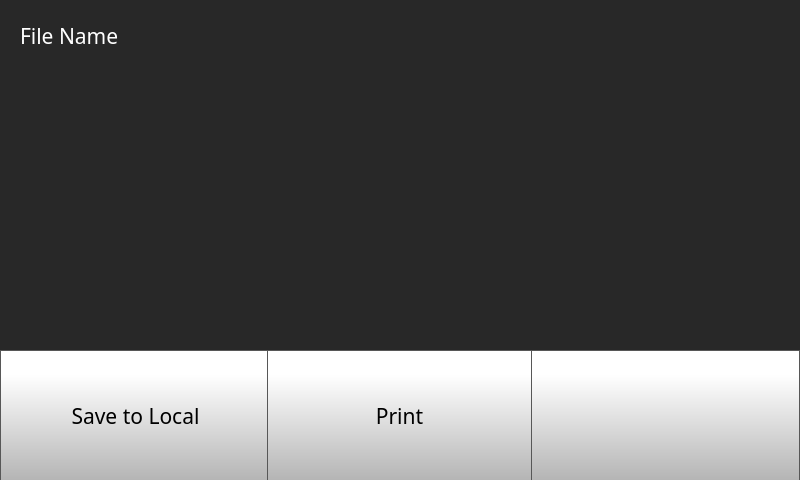
<?xml version="1.0" encoding="UTF-8"?>
<ui version="4.0">
 <class>localUSB</class>
 <widget class="QWidget" name="localUSB">
  <property name="geometry">
   <rect>
    <x>0</x>
    <y>0</y>
    <width>800</width>
    <height>480</height>
   </rect>
  </property>
  <property name="minimumSize">
   <size>
    <width>800</width>
    <height>480</height>
   </size>
  </property>
  <property name="maximumSize">
   <size>
    <width>800</width>
    <height>480</height>
   </size>
  </property>
  <property name="windowTitle">
   <string>Form</string>
  </property>
  <widget class="QStackedWidget" name="stackedWidget">
   <property name="geometry">
    <rect>
     <x>0</x>
     <y>0</y>
     <width>800</width>
     <height>480</height>
    </rect>
   </property>
   <property name="minimumSize">
    <size>
     <width>800</width>
     <height>480</height>
    </size>
   </property>
   <property name="maximumSize">
    <size>
     <width>800</width>
     <height>480</height>
    </size>
   </property>
   <property name="styleSheet">
    <string notr="true">background-color: rgb(40, 40, 40);
</string>
   </property>
   <property name="currentIndex">
    <number>2</number>
   </property>
   <widget class="QWidget" name="fileListLocalPage">
    <widget class="QPushButton" name="USBStorageBackButton">
     <property name="geometry">
      <rect>
       <x>690</x>
       <y>330</y>
       <width>111</width>
       <height>151</height>
      </rect>
     </property>
     <property name="minimumSize">
      <size>
       <width>0</width>
       <height>0</height>
      </size>
     </property>
     <property name="font">
      <font>
       <family>Gotham Light</family>
       <pointsize>20</pointsize>
      </font>
     </property>
     <property name="styleSheet">
      <string notr="true">QPushButton {
        border: 1px solid rgb(87, 87, 87);
	background-color: qlineargradient(spread:pad, x1:0, y1:1, x2:0, y2:0.188, stop:0 rgba(180, 180, 180, 255), stop:1 rgba(255, 255, 255, 255));


}

QPushButton:pressed {
    background-color: qlineargradient(x1: 0, y1: 0, x2: 0, y2: 1,
                                      stop: 0 #dadbde, stop: 1 #f6f7fa);
}

QPushButton:flat {
    border: none; /* no border for a flat push button */
}

QPushButton:default {
    border-color: navy; /* make the default button prominent */
}

QPushButton:focus {
	outline: none;
}</string>
     </property>
     <property name="text">
      <string/>
     </property>
     <property name="icon">
      <iconset resource="../resources/resource.qrc">
       <normaloff>:/Navigation/img/Navigation/arrows-4.png</normaloff>:/Navigation/img/Navigation/arrows-4.png</iconset>
     </property>
     <property name="iconSize">
      <size>
       <width>70</width>
       <height>70</height>
      </size>
     </property>
     <property name="checkable">
      <bool>false</bool>
     </property>
     <property name="autoDefault">
      <bool>false</bool>
     </property>
     <property name="default">
      <bool>false</bool>
     </property>
     <property name="flat">
      <bool>false</bool>
     </property>
    </widget>
    <widget class="QPushButton" name="USBStorageScrollDown">
     <property name="geometry">
      <rect>
       <x>590</x>
       <y>240</y>
       <width>101</width>
       <height>241</height>
      </rect>
     </property>
     <property name="minimumSize">
      <size>
       <width>0</width>
       <height>0</height>
      </size>
     </property>
     <property name="font">
      <font>
       <family>Gotham Light</family>
       <pointsize>20</pointsize>
      </font>
     </property>
     <property name="styleSheet">
      <string notr="true">QPushButton {
     border: 1px solid rgb(87, 87, 87);
	background-color: qlineargradient(spread:pad, x1:0, y1:1, x2:0, y2:0.188, stop:0 rgba(180, 180, 180, 255), stop:1 rgba(255, 255, 255, 255));


}

QPushButton:pressed {
    background-color: qlineargradient(x1: 0, y1: 0, x2: 0, y2: 1,
                                      stop: 0 #dadbde, stop: 1 #f6f7fa);
}

QPushButton:flat {
    border: none; /* no border for a flat push button */
}

QPushButton:default {
    border-color: navy; /* make the default button prominent */
}

QPushButton:focus {
	outline: none;
}</string>
     </property>
     <property name="text">
      <string/>
     </property>
     <property name="icon">
      <iconset resource="../resources/resource.qrc">
       <normaloff>:/Navigation/img/Navigation/arrows-5.png</normaloff>:/Navigation/img/Navigation/arrows-5.png</iconset>
     </property>
     <property name="iconSize">
      <size>
       <width>70</width>
       <height>70</height>
      </size>
     </property>
     <property name="checkable">
      <bool>false</bool>
     </property>
     <property name="autoRepeat">
      <bool>true</bool>
     </property>
     <property name="autoExclusive">
      <bool>false</bool>
     </property>
     <property name="autoDefault">
      <bool>false</bool>
     </property>
     <property name="default">
      <bool>false</bool>
     </property>
     <property name="flat">
      <bool>false</bool>
     </property>
    </widget>
    <widget class="QPushButton" name="USBStorageSelectButton">
     <property name="geometry">
      <rect>
       <x>690</x>
       <y>0</y>
       <width>111</width>
       <height>151</height>
      </rect>
     </property>
     <property name="minimumSize">
      <size>
       <width>0</width>
       <height>0</height>
      </size>
     </property>
     <property name="font">
      <font>
       <family>Gotham Light</family>
       <pointsize>20</pointsize>
      </font>
     </property>
     <property name="styleSheet">
      <string notr="true">QPushButton {
     border: 1px solid rgb(87, 87, 87);
	background-color: qlineargradient(spread:pad, x1:0, y1:1, x2:0, y2:0.188, stop:0 rgba(180, 180, 180, 255), stop:1 rgba(255, 255, 255, 255));


}

QPushButton:pressed {
    background-color: qlineargradient(x1: 0, y1: 0, x2: 0, y2: 1,
                                      stop: 0 #dadbde, stop: 1 #f6f7fa);
}

QPushButton:flat {
    border: none; /* no border for a flat push button */
}

QPushButton:default {
    border-color: navy; /* make the default button prominent */
}

QPushButton:focus {
	outline: none;
}</string>
     </property>
     <property name="text">
      <string/>
     </property>
     <property name="icon">
      <iconset resource="../resources/resource.qrc">
       <normaloff>:/Icons/img/icons/verification-mark.png</normaloff>:/Icons/img/icons/verification-mark.png</iconset>
     </property>
     <property name="iconSize">
      <size>
       <width>70</width>
       <height>70</height>
      </size>
     </property>
     <property name="checkable">
      <bool>false</bool>
     </property>
     <property name="autoDefault">
      <bool>false</bool>
     </property>
     <property name="default">
      <bool>false</bool>
     </property>
     <property name="flat">
      <bool>false</bool>
     </property>
    </widget>
    <widget class="QPushButton" name="USBStorageScrollUp">
     <property name="geometry">
      <rect>
       <x>590</x>
       <y>0</y>
       <width>101</width>
       <height>241</height>
      </rect>
     </property>
     <property name="minimumSize">
      <size>
       <width>0</width>
       <height>0</height>
      </size>
     </property>
     <property name="font">
      <font>
       <family>Gotham Light</family>
       <pointsize>20</pointsize>
      </font>
     </property>
     <property name="styleSheet">
      <string notr="true">QPushButton {

     border: 1px solid rgb(87, 87, 87);
	background-color: qlineargradient(spread:pad, x1:0, y1:1, x2:0, y2:0.188, stop:0 rgba(180, 180, 180, 255), stop:1 rgba(255, 255, 255, 255));

}

QPushButton:pressed {
    background-color: qlineargradient(x1: 0, y1: 0, x2: 0, y2: 1,
                                      stop: 0 #dadbde, stop: 1 #f6f7fa);
}

QPushButton:flat {
    border: none; /* no border for a flat push button */
}

QPushButton:default {
    border-color: navy; /* make the default button prominent */
}

QPushButton:focus {
	outline: none;
}</string>
     </property>
     <property name="text">
      <string/>
     </property>
     <property name="icon">
      <iconset resource="../resources/resource.qrc">
       <normaloff>:/Navigation/img/Navigation/arrows.png</normaloff>:/Navigation/img/Navigation/arrows.png</iconset>
     </property>
     <property name="iconSize">
      <size>
       <width>70</width>
       <height>70</height>
      </size>
     </property>
     <property name="checkable">
      <bool>false</bool>
     </property>
     <property name="autoRepeat">
      <bool>true</bool>
     </property>
     <property name="autoExclusive">
      <bool>false</bool>
     </property>
     <property name="autoDefault">
      <bool>false</bool>
     </property>
     <property name="default">
      <bool>false</bool>
     </property>
     <property name="flat">
      <bool>false</bool>
     </property>
    </widget>
    <widget class="QPushButton" name="USBStorageSaveButton">
     <property name="geometry">
      <rect>
       <x>690</x>
       <y>150</y>
       <width>111</width>
       <height>181</height>
      </rect>
     </property>
     <property name="minimumSize">
      <size>
       <width>0</width>
       <height>0</height>
      </size>
     </property>
     <property name="font">
      <font>
       <family>Gotham Light</family>
       <pointsize>20</pointsize>
      </font>
     </property>
     <property name="styleSheet">
      <string notr="true">QPushButton {
     border: 1px solid rgb(87, 87, 87);
	background-color: qlineargradient(spread:pad, x1:0, y1:1, x2:0, y2:0.188, stop:0 rgba(180, 180, 180, 255), stop:1 rgba(255, 255, 255, 255));

}

QPushButton:pressed {
    background-color: qlineargradient(x1: 0, y1: 0, x2: 0, y2: 1,
                                      stop: 0 #dadbde, stop: 1 #f6f7fa);
}

QPushButton:flat {
    border: none; /* no border for a flat push button */
}

QPushButton:default {
    border-color: navy; /* make the default button prominent */
}

QPushButton:focus {
	outline: none;
}</string>
     </property>
     <property name="text">
      <string/>
     </property>
     <property name="icon">
      <iconset resource="../resources/resource.qrc">
       <normaloff>:/Icons/img/icons/delete.png</normaloff>:/Icons/img/icons/delete.png</iconset>
     </property>
     <property name="iconSize">
      <size>
       <width>70</width>
       <height>70</height>
      </size>
     </property>
     <property name="checkable">
      <bool>false</bool>
     </property>
     <property name="autoDefault">
      <bool>false</bool>
     </property>
     <property name="default">
      <bool>false</bool>
     </property>
     <property name="flat">
      <bool>false</bool>
     </property>
    </widget>
    <widget class="QListWidget" name="fileListWidgetUSB">
     <property name="geometry">
      <rect>
       <x>0</x>
       <y>0</y>
       <width>591</width>
       <height>481</height>
      </rect>
     </property>
     <property name="font">
      <font>
       <family>Gotham</family>
       <pointsize>20</pointsize>
      </font>
     </property>
     <property name="styleSheet">
      <string notr="true">

QListView {
    show-decoration-selected: 1; /* make the selection span the entire width
 of the view */
	background-color: rgb(255, 255, 255);
outline: none;
}

QListView::item:!selected {
	color: black;
outline: none;
}

QListView::item:selected {
    border:  rgb(182, 182, 182);
	color: rgb(255, 255, 255);
	background-color: rgb(40, 40, 40);
outline: none;
}

QListView::item:selected:!active {
     border: 1px solid rgb(182, 182, 182);
	background-color: rgb(40,40,40);
outline: none;

}

QListView::item:selected:active {
     border: 1px solid  rgb(182, 182, 182);
	background-color: rgb(40,40,40);
outline: none;
}

QListView::item:selected:focus {
	outline: none;
}
</string>
     </property>
     <property name="frameShape">
      <enum>QFrame::NoFrame</enum>
     </property>
     <property name="frameShadow">
      <enum>QFrame::Plain</enum>
     </property>
     <property name="verticalScrollBarPolicy">
      <enum>Qt::ScrollBarAlwaysOff</enum>
     </property>
     <property name="horizontalScrollBarPolicy">
      <enum>Qt::ScrollBarAlwaysOff</enum>
     </property>
     <property name="autoScrollMargin">
      <number>4</number>
     </property>
     <property name="verticalScrollMode">
      <enum>QAbstractItemView::ScrollPerItem</enum>
     </property>
     <property name="spacing">
      <number>8</number>
     </property>
    </widget>
   </widget>
   <widget class="QWidget" name="printLocationPage">
    <widget class="QPushButton" name="printLocationScreenBackButton">
     <property name="geometry">
      <rect>
       <x>529</x>
       <y>350</y>
       <width>271</width>
       <height>131</height>
      </rect>
     </property>
     <property name="minimumSize">
      <size>
       <width>0</width>
       <height>0</height>
      </size>
     </property>
     <property name="font">
      <font>
       <family>Gotham Light</family>
       <pointsize>16</pointsize>
      </font>
     </property>
     <property name="styleSheet">
      <string notr="true">QPushButton {
     border: 1px solid rgb(87, 87, 87);
	background-color: qlineargradient(spread:pad, x1:0, y1:1, x2:0, y2:0.188, stop:0 rgba(180, 180, 180, 255), stop:1 rgba(255, 255, 255, 255));


}

QPushButton:pressed {
    background-color: qlineargradient(x1: 0, y1: 0, x2: 0, y2: 1,
                                      stop: 0 #dadbde, stop: 1 #f6f7fa);
}

QPushButton:flat {
    border: none; /* no border for a flat push button */
}

QPushButton:default {
    border-color: navy; /* make the default button prominent */
}</string>
     </property>
     <property name="text">
      <string/>
     </property>
     <property name="icon">
      <iconset resource="../resources/resource.qrc">
       <normaloff>:/Navigation/img/Navigation/arrows-4.png</normaloff>:/Navigation/img/Navigation/arrows-4.png</iconset>
     </property>
     <property name="iconSize">
      <size>
       <width>70</width>
       <height>70</height>
      </size>
     </property>
     <property name="checkable">
      <bool>false</bool>
     </property>
     <property name="autoDefault">
      <bool>false</bool>
     </property>
     <property name="default">
      <bool>false</bool>
     </property>
     <property name="flat">
      <bool>false</bool>
     </property>
    </widget>
    <widget class="QPushButton" name="fromUsbButton">
     <property name="geometry">
      <rect>
       <x>267</x>
       <y>350</y>
       <width>265</width>
       <height>131</height>
      </rect>
     </property>
     <property name="font">
      <font>
       <family>Gotham</family>
       <pointsize>16</pointsize>
      </font>
     </property>
     <property name="styleSheet">
      <string notr="true">QPushButton {
     border: 1px solid rgb(87, 87, 87);
	background-color: qlineargradient(spread:pad, x1:0, y1:1, x2:0, y2:0.188, stop:0 rgba(180, 180, 180, 255), stop:1 rgba(255, 255, 255, 255));



}

QPushButton:pressed {
    background-color: qlineargradient(x1: 0, y1: 0, x2: 0, y2: 1,
                                      stop: 0 #dadbde, stop: 1 #f6f7fa);
}

QPushButton:flat {
    border: none; /* no border for a flat push button */
}

QPushButton:default {
    border-color: navy; /* make the default button prominent */
}</string>
     </property>
     <property name="text">
      <string>USB</string>
     </property>
     <property name="icon">
      <iconset resource="../resources/resource.qrc">
       <normaloff>:/Icons/img/icons/usb.png</normaloff>:/Icons/img/icons/usb.png</iconset>
     </property>
     <property name="iconSize">
      <size>
       <width>70</width>
       <height>70</height>
      </size>
     </property>
    </widget>
    <widget class="QLabel" name="printFromLabel">
     <property name="geometry">
      <rect>
       <x>30</x>
       <y>80</y>
       <width>231</width>
       <height>31</height>
      </rect>
     </property>
     <property name="font">
      <font>
       <family>Gotham</family>
       <pointsize>16</pointsize>
       <bold>false</bold>
      </font>
     </property>
     <property name="styleSheet">
      <string notr="true">color: rgb(255, 255, 255);</string>
     </property>
     <property name="text">
      <string>Print From :</string>
     </property>
    </widget>
    <widget class="QPushButton" name="fromLocalButton">
     <property name="geometry">
      <rect>
       <x>0</x>
       <y>350</y>
       <width>271</width>
       <height>131</height>
      </rect>
     </property>
     <property name="font">
      <font>
       <family>Gotham</family>
       <pointsize>16</pointsize>
      </font>
     </property>
     <property name="styleSheet">
      <string notr="true">QPushButton {
     border: 1px solid rgb(87, 87, 87);
	background-color: qlineargradient(spread:pad, x1:0, y1:1, x2:0, y2:0.188, stop:0 rgba(180, 180, 180, 255), stop:1 rgba(255, 255, 255, 255));



}

QPushButton:pressed {
    background-color: qlineargradient(x1: 0, y1: 0, x2: 0, y2: 1,
                                      stop: 0 #dadbde, stop: 1 #f6f7fa);
}

QPushButton:flat {
    border: none; /* no border for a flat push button */
}

QPushButton:default {
    border-color: navy; /* make the default button prominent */
}</string>
     </property>
     <property name="text">
      <string>Local </string>
     </property>
     <property name="icon">
      <iconset resource="../resources/resource.qrc">
       <normaloff>:/Icons/img/icons/folder.png</normaloff>:/Icons/img/icons/folder.png</iconset>
     </property>
     <property name="iconSize">
      <size>
       <width>70</width>
       <height>70</height>
      </size>
     </property>
    </widget>
   </widget>
   <widget class="QWidget" name="printSelectedUSBPage">
    <widget class="QToolButton" name="fileSelectedUSBTransferButton">
     <property name="geometry">
      <rect>
       <x>0</x>
       <y>350</y>
       <width>271</width>
       <height>131</height>
      </rect>
     </property>
     <property name="minimumSize">
      <size>
       <width>0</width>
       <height>0</height>
      </size>
     </property>
     <property name="font">
      <font>
       <family>Gotham</family>
       <pointsize>16</pointsize>
      </font>
     </property>
     <property name="styleSheet">
      <string notr="true">QToolButton {
    border: 1px solid rgb(87, 87, 87);
	background-color: qlineargradient(spread:pad, x1:0, y1:1, x2:0, y2:0.188, stop:0 rgba(180, 180, 180, 255), stop:1 rgba(255, 255, 255, 255));
}

QToolButton:pressed {
    background-color: qlineargradient(x1: 0, y1: 0, x2: 0, y2: 1,
                                      stop: 0 #dadbde, stop: 1 #f6f7fa);
}

QToolButton:flat {
    border: none; /* no border for a flat push button */
}

QToolButton:default {
    border-color: navy; /* make the default button prominent */
}</string>
     </property>
     <property name="text">
      <string>Save to Local</string>
     </property>
     <property name="icon">
      <iconset resource="../resources/resource.qrc">
       <normaloff>:/Icons/img/icons/icon.png</normaloff>:/Icons/img/icons/icon.png</iconset>
     </property>
     <property name="iconSize">
      <size>
       <width>70</width>
       <height>70</height>
      </size>
     </property>
     <property name="checkable">
      <bool>false</bool>
     </property>
     <property name="toolButtonStyle">
      <enum>Qt::ToolButtonTextUnderIcon</enum>
     </property>
    </widget>
    <widget class="QPushButton" name="fileSelectedUSBBackButton">
     <property name="geometry">
      <rect>
       <x>529</x>
       <y>350</y>
       <width>271</width>
       <height>131</height>
      </rect>
     </property>
     <property name="minimumSize">
      <size>
       <width>0</width>
       <height>0</height>
      </size>
     </property>
     <property name="font">
      <font>
       <family>Gotham</family>
       <pointsize>16</pointsize>
      </font>
     </property>
     <property name="styleSheet">
      <string notr="true">QPushButton {
    border: 1px solid rgb(87, 87, 87);

	background-color: qlineargradient(spread:pad, x1:0, y1:1, x2:0, y2:0.188, stop:0 rgba(180, 180, 180, 255), stop:1 rgba(255, 255, 255, 255));
}

QPushButton:pressed {
    background-color: qlineargradient(x1: 0, y1: 0, x2: 0, y2: 1,
                                      stop: 0 #dadbde, stop: 1 #f6f7fa);
}

QPushButton:flat {
    border: none; /* no border for a flat push button */
}

QPushButton:default {
    border-color: navy; /* make the default button prominent */
}</string>
     </property>
     <property name="text">
      <string/>
     </property>
     <property name="icon">
      <iconset resource="../resources/resource.qrc">
       <normaloff>:/Navigation/img/Navigation/arrows-4.png</normaloff>:/Navigation/img/Navigation/arrows-4.png</iconset>
     </property>
     <property name="iconSize">
      <size>
       <width>70</width>
       <height>70</height>
      </size>
     </property>
     <property name="checkable">
      <bool>false</bool>
     </property>
     <property name="autoDefault">
      <bool>false</bool>
     </property>
     <property name="default">
      <bool>false</bool>
     </property>
     <property name="flat">
      <bool>false</bool>
     </property>
    </widget>
    <widget class="QLabel" name="printPreviewSelectedUSB">
     <property name="geometry">
      <rect>
       <x>270</x>
       <y>20</y>
       <width>261</width>
       <height>271</height>
      </rect>
     </property>
     <property name="font">
      <font>
       <family>Gotham</family>
       <pointsize>16</pointsize>
      </font>
     </property>
     <property name="styleSheet">
      <string notr="true">background-color: rgba(255, 255, 255, 0);</string>
     </property>
     <property name="text">
      <string/>
     </property>
     <property name="pixmap">
      <pixmap resource="../resources/resource.qrc">:/Logos &amp; Branding/img/Logos/thumbnail.png</pixmap>
     </property>
     <property name="scaledContents">
      <bool>true</bool>
     </property>
    </widget>
    <widget class="QToolButton" name="fileSelectedUSBPrintButton">
     <property name="geometry">
      <rect>
       <x>267</x>
       <y>350</y>
       <width>265</width>
       <height>131</height>
      </rect>
     </property>
     <property name="minimumSize">
      <size>
       <width>0</width>
       <height>0</height>
      </size>
     </property>
     <property name="font">
      <font>
       <family>Gotham</family>
       <pointsize>16</pointsize>
      </font>
     </property>
     <property name="styleSheet">
      <string notr="true">QToolButton {
    border: 1px solid rgb(87, 87, 87);
	background-color: qlineargradient(spread:pad, x1:0, y1:1, x2:0, y2:0.188, stop:0 rgba(180, 180, 180, 255), stop:1 rgba(255, 255, 255, 255));
}

QToolButton:pressed {
    background-color: qlineargradient(x1: 0, y1: 0, x2: 0, y2: 1,
                                      stop: 0 #dadbde, stop: 1 #f6f7fa);
}

QToolButton:flat {
    border: none; /* no border for a flat push button */
}

QToolButton:default {
    border-color: navy; /* make the default button prominent */
}</string>
     </property>
     <property name="text">
      <string>Print</string>
     </property>
     <property name="icon">
      <iconset resource="../resources/resource.qrc">
       <normaloff>:/Icons/img/icons/printer.png</normaloff>:/Icons/img/icons/printer.png</iconset>
     </property>
     <property name="iconSize">
      <size>
       <width>70</width>
       <height>70</height>
      </size>
     </property>
     <property name="checkable">
      <bool>false</bool>
     </property>
     <property name="toolButtonStyle">
      <enum>Qt::ToolButtonTextUnderIcon</enum>
     </property>
    </widget>
    <widget class="QLabel" name="fileSelectedUSBName">
     <property name="geometry">
      <rect>
       <x>20</x>
       <y>20</y>
       <width>481</width>
       <height>31</height>
      </rect>
     </property>
     <property name="font">
      <font>
       <family>Gotham</family>
       <pointsize>16</pointsize>
       <bold>false</bold>
      </font>
     </property>
     <property name="styleSheet">
      <string notr="true">color: rgb(255, 255, 255);
background-color: rgba(255, 255, 255, 0);</string>
     </property>
     <property name="text">
      <string>File Name</string>
     </property>
    </widget>
   </widget>
   <widget class="QWidget" name="printSelectedLocalPage">
    <widget class="QLabel" name="fileDateSelected">
     <property name="geometry">
      <rect>
       <x>180</x>
       <y>160</y>
       <width>201</width>
       <height>21</height>
      </rect>
     </property>
     <property name="font">
      <font>
       <family>Gotham</family>
       <pointsize>16</pointsize>
       <bold>false</bold>
      </font>
     </property>
     <property name="styleSheet">
      <string notr="true">color: rgb(255, 255, 255);
background-color: rgba(255, 255, 255, 0);</string>
     </property>
     <property name="text">
      <string>Date</string>
     </property>
     <property name="scaledContents">
      <bool>true</bool>
     </property>
    </widget>
    <widget class="QLabel" name="filamentVolumeSelected">
     <property name="geometry">
      <rect>
       <x>180</x>
       <y>260</y>
       <width>161</width>
       <height>21</height>
      </rect>
     </property>
     <property name="font">
      <font>
       <family>Gotham</family>
       <pointsize>16</pointsize>
       <bold>false</bold>
      </font>
     </property>
     <property name="styleSheet">
      <string notr="true">color: rgb(255, 255, 255);
background-color: rgba(255, 255, 255, 0);</string>
     </property>
     <property name="text">
      <string>Fil. Volume</string>
     </property>
     <property name="scaledContents">
      <bool>true</bool>
     </property>
    </widget>
    <widget class="QLabel" name="fileSizeSelected">
     <property name="geometry">
      <rect>
       <x>180</x>
       <y>130</y>
       <width>161</width>
       <height>21</height>
      </rect>
     </property>
     <property name="font">
      <font>
       <family>Gotham</family>
       <pointsize>16</pointsize>
       <bold>false</bold>
      </font>
     </property>
     <property name="styleSheet">
      <string notr="true">color: rgb(255, 255, 255);
background-color: rgba(255, 255, 255, 0);</string>
     </property>
     <property name="text">
      <string>Size</string>
     </property>
     <property name="scaledContents">
      <bool>true</bool>
     </property>
    </widget>
    <widget class="QToolButton" name="fileSelectedPrintButton">
     <property name="geometry">
      <rect>
       <x>0</x>
       <y>360</y>
       <width>401</width>
       <height>121</height>
      </rect>
     </property>
     <property name="minimumSize">
      <size>
       <width>0</width>
       <height>0</height>
      </size>
     </property>
     <property name="font">
      <font>
       <family>Gotham</family>
       <pointsize>16</pointsize>
      </font>
     </property>
     <property name="styleSheet">
      <string notr="true">QToolButton {
    border: 1px solid rgb(87, 87, 87);
	background-color: qlineargradient(spread:pad, x1:0, y1:1, x2:0, y2:0.188, stop:0 rgba(180, 180, 180, 255), stop:1 rgba(255, 255, 255, 255));
}

QToolButton:pressed {
    background-color: qlineargradient(x1: 0, y1: 0, x2: 0, y2: 1,
                                      stop: 0 #dadbde, stop: 1 #f6f7fa);
}

QToolButton:flat {
    border: none; /* no border for a flat push button */
}

QToolButton:default {
    border-color: navy; /* make the default button prominent */
}</string>
     </property>
     <property name="text">
      <string>Print</string>
     </property>
     <property name="icon">
      <iconset resource="../resources/resource.qrc">
       <normaloff>:/Icons/img/icons/printer.png</normaloff>:/Icons/img/icons/printer.png</iconset>
     </property>
     <property name="iconSize">
      <size>
       <width>70</width>
       <height>70</height>
      </size>
     </property>
     <property name="checkable">
      <bool>false</bool>
     </property>
     <property name="toolButtonStyle">
      <enum>Qt::ToolButtonTextUnderIcon</enum>
     </property>
    </widget>
    <widget class="QLabel" name="fileSelected">
     <property name="geometry">
      <rect>
       <x>10</x>
       <y>20</y>
       <width>461</width>
       <height>41</height>
      </rect>
     </property>
     <property name="font">
      <font>
       <family>Gotham</family>
       <pointsize>16</pointsize>
       <bold>false</bold>
       <underline>false</underline>
       <strikeout>false</strikeout>
      </font>
     </property>
     <property name="styleSheet">
      <string notr="true">color:  white;
background-color: rgba(255, 255, 255, 0);</string>
     </property>
     <property name="text">
      <string>You Selected: </string>
     </property>
     <property name="scaledContents">
      <bool>true</bool>
     </property>
     <property name="wordWrap">
      <bool>true</bool>
     </property>
    </widget>
    <widget class="QLabel" name="filamentLengthSelectedLabel">
     <property name="geometry">
      <rect>
       <x>10</x>
       <y>290</y>
       <width>121</width>
       <height>31</height>
      </rect>
     </property>
     <property name="font">
      <font>
       <family>Gotham</family>
       <pointsize>16</pointsize>
       <bold>true</bold>
      </font>
     </property>
     <property name="styleSheet">
      <string notr="true">color: rgb(255, 255, 255);
background-color: rgba(255, 255, 255, 0);</string>
     </property>
     <property name="text">
      <string>Length:</string>
     </property>
    </widget>
    <widget class="QPushButton" name="fileSelectedBackButton">
     <property name="geometry">
      <rect>
       <x>400</x>
       <y>360</y>
       <width>401</width>
       <height>121</height>
      </rect>
     </property>
     <property name="minimumSize">
      <size>
       <width>0</width>
       <height>0</height>
      </size>
     </property>
     <property name="font">
      <font>
       <family>Gotham</family>
       <pointsize>16</pointsize>
      </font>
     </property>
     <property name="styleSheet">
      <string notr="true">QPushButton {
    border: 1px solid rgb(87, 87, 87);

	background-color: qlineargradient(spread:pad, x1:0, y1:1, x2:0, y2:0.188, stop:0 rgba(180, 180, 180, 255), stop:1 rgba(255, 255, 255, 255));
}

QPushButton:pressed {
    background-color: qlineargradient(x1: 0, y1: 0, x2: 0, y2: 1,
                                      stop: 0 #dadbde, stop: 1 #f6f7fa);
}

QPushButton:flat {
    border: none; /* no border for a flat push button */
}

QPushButton:default {
    border-color: navy; /* make the default button prominent */
}</string>
     </property>
     <property name="text">
      <string/>
     </property>
     <property name="icon">
      <iconset resource="../resources/resource.qrc">
       <normaloff>:/Navigation/img/Navigation/arrows-4.png</normaloff>:/Navigation/img/Navigation/arrows-4.png</iconset>
     </property>
     <property name="iconSize">
      <size>
       <width>70</width>
       <height>70</height>
      </size>
     </property>
     <property name="checkable">
      <bool>false</bool>
     </property>
     <property name="autoDefault">
      <bool>false</bool>
     </property>
     <property name="default">
      <bool>false</bool>
     </property>
     <property name="flat">
      <bool>false</bool>
     </property>
    </widget>
    <widget class="QLabel" name="fileSizeSelectedLabel">
     <property name="geometry">
      <rect>
       <x>10</x>
       <y>130</y>
       <width>71</width>
       <height>21</height>
      </rect>
     </property>
     <property name="font">
      <font>
       <family>Gotham</family>
       <pointsize>16</pointsize>
       <bold>true</bold>
      </font>
     </property>
     <property name="styleSheet">
      <string notr="true">color: rgb(255, 255, 255);</string>
     </property>
     <property name="text">
      <string>Size:</string>
     </property>
    </widget>
    <widget class="QLabel" name="fileDateSelectedLabel">
     <property name="geometry">
      <rect>
       <x>10</x>
       <y>160</y>
       <width>81</width>
       <height>21</height>
      </rect>
     </property>
     <property name="font">
      <font>
       <family>Gotham</family>
       <pointsize>16</pointsize>
       <bold>true</bold>
      </font>
     </property>
     <property name="styleSheet">
      <string notr="true">color: rgb(255, 255, 255);</string>
     </property>
     <property name="text">
      <string>Date:</string>
     </property>
    </widget>
    <widget class="QLabel" name="filePrintTimeSelected">
     <property name="geometry">
      <rect>
       <x>180</x>
       <y>210</y>
       <width>141</width>
       <height>21</height>
      </rect>
     </property>
     <property name="font">
      <font>
       <family>Gotham</family>
       <pointsize>16</pointsize>
       <bold>false</bold>
      </font>
     </property>
     <property name="styleSheet">
      <string notr="true">color: rgb(255, 255, 255);
background-color: rgba(255, 255, 255, 0);</string>
     </property>
     <property name="text">
      <string>EST</string>
     </property>
     <property name="scaledContents">
      <bool>true</bool>
     </property>
    </widget>
    <widget class="QLabel" name="filamentVolumeSelectedLabel">
     <property name="geometry">
      <rect>
       <x>10</x>
       <y>260</y>
       <width>131</width>
       <height>21</height>
      </rect>
     </property>
     <property name="font">
      <font>
       <family>Gotham</family>
       <pointsize>16</pointsize>
       <bold>true</bold>
      </font>
     </property>
     <property name="styleSheet">
      <string notr="true">color: rgb(255, 255, 255);
background-color: rgba(255, 255, 255, 0);</string>
     </property>
     <property name="text">
      <string>Volume:</string>
     </property>
    </widget>
    <widget class="QLabel" name="filePrintTimeSelectedLabel">
     <property name="geometry">
      <rect>
       <x>10</x>
       <y>190</y>
       <width>171</width>
       <height>61</height>
      </rect>
     </property>
     <property name="font">
      <font>
       <family>Gotham</family>
       <pointsize>16</pointsize>
       <bold>true</bold>
      </font>
     </property>
     <property name="styleSheet">
      <string notr="true">color: rgb(255, 255, 255);
background-color: rgba(255, 255, 255, 0);</string>
     </property>
     <property name="text">
      <string>Estimated Print Time:</string>
     </property>
     <property name="wordWrap">
      <bool>true</bool>
     </property>
    </widget>
    <widget class="QLabel" name="filamentLengthFileSelected">
     <property name="geometry">
      <rect>
       <x>180</x>
       <y>290</y>
       <width>161</width>
       <height>31</height>
      </rect>
     </property>
     <property name="font">
      <font>
       <family>Gotham</family>
       <pointsize>16</pointsize>
       <bold>false</bold>
      </font>
     </property>
     <property name="styleSheet">
      <string notr="true">color: rgb(255, 255, 255);
background-color: rgba(255, 255, 255, 0);</string>
     </property>
     <property name="text">
      <string>Fil. Length</string>
     </property>
     <property name="scaledContents">
      <bool>true</bool>
     </property>
    </widget>
   </widget>
   <widget class="QWidget" name="fileListUSBPage">
    <widget class="QPushButton" name="USBStorageBackButton_2">
     <property name="geometry">
      <rect>
       <x>690</x>
       <y>330</y>
       <width>111</width>
       <height>151</height>
      </rect>
     </property>
     <property name="minimumSize">
      <size>
       <width>0</width>
       <height>0</height>
      </size>
     </property>
     <property name="font">
      <font>
       <family>Gotham Light</family>
       <pointsize>20</pointsize>
      </font>
     </property>
     <property name="styleSheet">
      <string notr="true">QPushButton {
        border: 1px solid rgb(87, 87, 87);
	background-color: qlineargradient(spread:pad, x1:0, y1:1, x2:0, y2:0.188, stop:0 rgba(180, 180, 180, 255), stop:1 rgba(255, 255, 255, 255));


}

QPushButton:pressed {
    background-color: qlineargradient(x1: 0, y1: 0, x2: 0, y2: 1,
                                      stop: 0 #dadbde, stop: 1 #f6f7fa);
}

QPushButton:flat {
    border: none; /* no border for a flat push button */
}

QPushButton:default {
    border-color: navy; /* make the default button prominent */
}

QPushButton:focus {
	outline: none;
}</string>
     </property>
     <property name="text">
      <string/>
     </property>
     <property name="icon">
      <iconset resource="../resources/resource.qrc">
       <normaloff>:/Navigation/img/Navigation/arrows-4.png</normaloff>:/Navigation/img/Navigation/arrows-4.png</iconset>
     </property>
     <property name="iconSize">
      <size>
       <width>70</width>
       <height>70</height>
      </size>
     </property>
     <property name="checkable">
      <bool>false</bool>
     </property>
     <property name="autoDefault">
      <bool>false</bool>
     </property>
     <property name="default">
      <bool>false</bool>
     </property>
     <property name="flat">
      <bool>false</bool>
     </property>
    </widget>
    <widget class="QPushButton" name="USBStorageScrollDown_2">
     <property name="geometry">
      <rect>
       <x>590</x>
       <y>240</y>
       <width>101</width>
       <height>241</height>
      </rect>
     </property>
     <property name="minimumSize">
      <size>
       <width>0</width>
       <height>0</height>
      </size>
     </property>
     <property name="font">
      <font>
       <family>Gotham Light</family>
       <pointsize>20</pointsize>
      </font>
     </property>
     <property name="styleSheet">
      <string notr="true">QPushButton {
     border: 1px solid rgb(87, 87, 87);
	background-color: qlineargradient(spread:pad, x1:0, y1:1, x2:0, y2:0.188, stop:0 rgba(180, 180, 180, 255), stop:1 rgba(255, 255, 255, 255));


}

QPushButton:pressed {
    background-color: qlineargradient(x1: 0, y1: 0, x2: 0, y2: 1,
                                      stop: 0 #dadbde, stop: 1 #f6f7fa);
}

QPushButton:flat {
    border: none; /* no border for a flat push button */
}

QPushButton:default {
    border-color: navy; /* make the default button prominent */
}

QPushButton:focus {
	outline: none;
}</string>
     </property>
     <property name="text">
      <string/>
     </property>
     <property name="icon">
      <iconset resource="../resources/resource.qrc">
       <normaloff>:/Navigation/img/Navigation/arrows-5.png</normaloff>:/Navigation/img/Navigation/arrows-5.png</iconset>
     </property>
     <property name="iconSize">
      <size>
       <width>70</width>
       <height>70</height>
      </size>
     </property>
     <property name="checkable">
      <bool>false</bool>
     </property>
     <property name="autoRepeat">
      <bool>true</bool>
     </property>
     <property name="autoExclusive">
      <bool>false</bool>
     </property>
     <property name="autoDefault">
      <bool>false</bool>
     </property>
     <property name="default">
      <bool>false</bool>
     </property>
     <property name="flat">
      <bool>false</bool>
     </property>
    </widget>
    <widget class="QPushButton" name="USBStorageSelectButton_2">
     <property name="geometry">
      <rect>
       <x>690</x>
       <y>0</y>
       <width>111</width>
       <height>151</height>
      </rect>
     </property>
     <property name="minimumSize">
      <size>
       <width>0</width>
       <height>0</height>
      </size>
     </property>
     <property name="font">
      <font>
       <family>Gotham Light</family>
       <pointsize>20</pointsize>
      </font>
     </property>
     <property name="styleSheet">
      <string notr="true">QPushButton {
     border: 1px solid rgb(87, 87, 87);
	background-color: qlineargradient(spread:pad, x1:0, y1:1, x2:0, y2:0.188, stop:0 rgba(180, 180, 180, 255), stop:1 rgba(255, 255, 255, 255));


}

QPushButton:pressed {
    background-color: qlineargradient(x1: 0, y1: 0, x2: 0, y2: 1,
                                      stop: 0 #dadbde, stop: 1 #f6f7fa);
}

QPushButton:flat {
    border: none; /* no border for a flat push button */
}

QPushButton:default {
    border-color: navy; /* make the default button prominent */
}

QPushButton:focus {
	outline: none;
}</string>
     </property>
     <property name="text">
      <string/>
     </property>
     <property name="icon">
      <iconset resource="../resources/resource.qrc">
       <normaloff>:/Icons/img/icons/verification-mark.png</normaloff>:/Icons/img/icons/verification-mark.png</iconset>
     </property>
     <property name="iconSize">
      <size>
       <width>70</width>
       <height>70</height>
      </size>
     </property>
     <property name="checkable">
      <bool>false</bool>
     </property>
     <property name="autoDefault">
      <bool>false</bool>
     </property>
     <property name="default">
      <bool>false</bool>
     </property>
     <property name="flat">
      <bool>false</bool>
     </property>
    </widget>
    <widget class="QPushButton" name="USBStorageScrollUp_2">
     <property name="geometry">
      <rect>
       <x>590</x>
       <y>0</y>
       <width>101</width>
       <height>241</height>
      </rect>
     </property>
     <property name="minimumSize">
      <size>
       <width>0</width>
       <height>0</height>
      </size>
     </property>
     <property name="font">
      <font>
       <family>Gotham Light</family>
       <pointsize>20</pointsize>
      </font>
     </property>
     <property name="styleSheet">
      <string notr="true">QPushButton {

     border: 1px solid rgb(87, 87, 87);
	background-color: qlineargradient(spread:pad, x1:0, y1:1, x2:0, y2:0.188, stop:0 rgba(180, 180, 180, 255), stop:1 rgba(255, 255, 255, 255));

}

QPushButton:pressed {
    background-color: qlineargradient(x1: 0, y1: 0, x2: 0, y2: 1,
                                      stop: 0 #dadbde, stop: 1 #f6f7fa);
}

QPushButton:flat {
    border: none; /* no border for a flat push button */
}

QPushButton:default {
    border-color: navy; /* make the default button prominent */
}

QPushButton:focus {
	outline: none;
}</string>
     </property>
     <property name="text">
      <string/>
     </property>
     <property name="icon">
      <iconset resource="../resources/resource.qrc">
       <normaloff>:/Navigation/img/Navigation/arrows.png</normaloff>:/Navigation/img/Navigation/arrows.png</iconset>
     </property>
     <property name="iconSize">
      <size>
       <width>70</width>
       <height>70</height>
      </size>
     </property>
     <property name="checkable">
      <bool>false</bool>
     </property>
     <property name="autoRepeat">
      <bool>true</bool>
     </property>
     <property name="autoExclusive">
      <bool>false</bool>
     </property>
     <property name="autoDefault">
      <bool>false</bool>
     </property>
     <property name="default">
      <bool>false</bool>
     </property>
     <property name="flat">
      <bool>false</bool>
     </property>
    </widget>
    <widget class="QPushButton" name="USBStorageSaveButton_2">
     <property name="geometry">
      <rect>
       <x>690</x>
       <y>150</y>
       <width>111</width>
       <height>181</height>
      </rect>
     </property>
     <property name="minimumSize">
      <size>
       <width>0</width>
       <height>0</height>
      </size>
     </property>
     <property name="font">
      <font>
       <family>Gotham Light</family>
       <pointsize>20</pointsize>
      </font>
     </property>
     <property name="styleSheet">
      <string notr="true">QPushButton {
     border: 1px solid rgb(87, 87, 87);
	background-color: qlineargradient(spread:pad, x1:0, y1:1, x2:0, y2:0.188, stop:0 rgba(180, 180, 180, 255), stop:1 rgba(255, 255, 255, 255));

}

QPushButton:pressed {
    background-color: qlineargradient(x1: 0, y1: 0, x2: 0, y2: 1,
                                      stop: 0 #dadbde, stop: 1 #f6f7fa);
}

QPushButton:flat {
    border: none; /* no border for a flat push button */
}

QPushButton:default {
    border-color: navy; /* make the default button prominent */
}

QPushButton:focus {
	outline: none;
}</string>
     </property>
     <property name="text">
      <string/>
     </property>
     <property name="icon">
      <iconset resource="../resources/resource.qrc">
       <normaloff>:/Icons/img/icons/icon.png</normaloff>:/Icons/img/icons/icon.png</iconset>
     </property>
     <property name="iconSize">
      <size>
       <width>70</width>
       <height>70</height>
      </size>
     </property>
     <property name="checkable">
      <bool>false</bool>
     </property>
     <property name="autoDefault">
      <bool>false</bool>
     </property>
     <property name="default">
      <bool>false</bool>
     </property>
     <property name="flat">
      <bool>false</bool>
     </property>
    </widget>
    <widget class="QListWidget" name="fileListWidgetUSB_2">
     <property name="geometry">
      <rect>
       <x>0</x>
       <y>0</y>
       <width>591</width>
       <height>481</height>
      </rect>
     </property>
     <property name="font">
      <font>
       <family>Gotham</family>
       <pointsize>20</pointsize>
      </font>
     </property>
     <property name="styleSheet">
      <string notr="true">

QListView {
    show-decoration-selected: 1; /* make the selection span the entire width
 of the view */
	background-color: rgb(255, 255, 255);
outline: none;
}

QListView::item:!selected {
	color: black;
outline: none;
}

QListView::item:selected {
    border:  rgb(182, 182, 182);
	color: rgb(255, 255, 255);
	background-color: rgb(40, 40, 40);
outline: none;
}

QListView::item:selected:!active {
     border: 1px solid rgb(182, 182, 182);
	background-color: rgb(40,40,40);
outline: none;

}

QListView::item:selected:active {
     border: 1px solid  rgb(182, 182, 182);
	background-color: rgb(40,40,40);
outline: none;
}

QListView::item:selected:focus {
	outline: none;
}
</string>
     </property>
     <property name="frameShape">
      <enum>QFrame::NoFrame</enum>
     </property>
     <property name="frameShadow">
      <enum>QFrame::Plain</enum>
     </property>
     <property name="verticalScrollBarPolicy">
      <enum>Qt::ScrollBarAlwaysOff</enum>
     </property>
     <property name="horizontalScrollBarPolicy">
      <enum>Qt::ScrollBarAlwaysOff</enum>
     </property>
     <property name="autoScrollMargin">
      <number>4</number>
     </property>
     <property name="verticalScrollMode">
      <enum>QAbstractItemView::ScrollPerItem</enum>
     </property>
     <property name="spacing">
      <number>8</number>
     </property>
    </widget>
   </widget>
  </widget>
 </widget>
 <resources>
  <include location="../resources/resource.qrc"/>
  <include location="../resources/resource.qrc"/>
 </resources>
 <connections/>
</ui>
